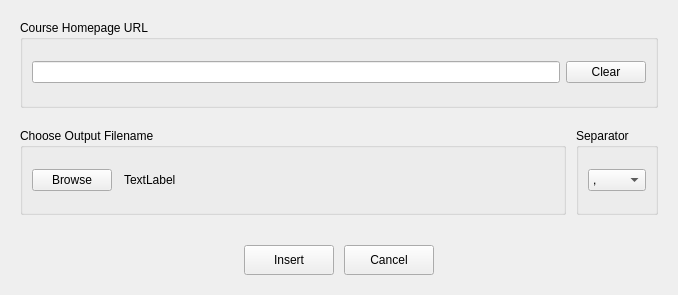
<?xml version="1.0" encoding="UTF-8"?>
<ui version="4.0">
 <class>MainWindow</class>
 <widget class="QMainWindow" name="MainWindow">
  <property name="geometry">
   <rect>
    <x>0</x>
    <y>0</y>
    <width>678</width>
    <height>295</height>
   </rect>
  </property>
  <property name="sizePolicy">
   <sizepolicy hsizetype="Fixed" vsizetype="Fixed">
    <horstretch>0</horstretch>
    <verstretch>0</verstretch>
   </sizepolicy>
  </property>
  <property name="windowTitle">
   <string>Memrise Scraper</string>
  </property>
  <widget class="QWidget" name="centralwidget">
   <layout class="QVBoxLayout" name="verticalLayout_2">
    <property name="spacing">
     <number>10</number>
    </property>
    <property name="leftMargin">
     <number>20</number>
    </property>
    <property name="topMargin">
     <number>20</number>
    </property>
    <property name="rightMargin">
     <number>20</number>
    </property>
    <property name="bottomMargin">
     <number>20</number>
    </property>
    <item>
     <widget class="QGroupBox" name="groupBox_3">
      <property name="title">
       <string>Course Homepage URL</string>
      </property>
      <layout class="QVBoxLayout" name="verticalLayout_3">
       <item>
        <layout class="QHBoxLayout" name="horizontalLayout_3">
         <item>
          <widget class="QLineEdit" name="url_entry"/>
         </item>
         <item>
          <widget class="QPushButton" name="clear_button">
           <property name="sizePolicy">
            <sizepolicy hsizetype="Fixed" vsizetype="Fixed">
             <horstretch>0</horstretch>
             <verstretch>0</verstretch>
            </sizepolicy>
           </property>
           <property name="text">
            <string>Clear</string>
           </property>
          </widget>
         </item>
        </layout>
       </item>
      </layout>
     </widget>
    </item>
    <item>
     <spacer name="verticalSpacer">
      <property name="orientation">
       <enum>Qt::Vertical</enum>
      </property>
      <property name="sizeType">
       <enum>QSizePolicy::Preferred</enum>
      </property>
      <property name="sizeHint" stdset="0">
       <size>
        <width>0</width>
        <height>10</height>
       </size>
      </property>
     </spacer>
    </item>
    <item>
     <layout class="QHBoxLayout" name="horizontalLayout">
      <item>
       <widget class="QGroupBox" name="groupBox">
        <property name="title">
         <string>Choose Output Filename</string>
        </property>
        <layout class="QHBoxLayout" name="horizontalLayout_5">
         <item>
          <layout class="QHBoxLayout" name="horizontalLayout_2">
           <property name="spacing">
            <number>12</number>
           </property>
           <item>
            <widget class="QPushButton" name="browse_button">
             <property name="sizePolicy">
              <sizepolicy hsizetype="Fixed" vsizetype="Fixed">
               <horstretch>0</horstretch>
               <verstretch>0</verstretch>
              </sizepolicy>
             </property>
             <property name="text">
              <string>Browse</string>
             </property>
            </widget>
           </item>
           <item>
            <widget class="QLabel" name="output_filename_label">
             <property name="sizePolicy">
              <sizepolicy hsizetype="Expanding" vsizetype="Preferred">
               <horstretch>0</horstretch>
               <verstretch>0</verstretch>
              </sizepolicy>
             </property>
             <property name="minimumSize">
              <size>
               <width>40</width>
               <height>0</height>
              </size>
             </property>
             <property name="text">
              <string>TextLabel</string>
             </property>
            </widget>
           </item>
          </layout>
         </item>
        </layout>
       </widget>
      </item>
      <item>
       <widget class="QGroupBox" name="groupBox_2">
        <property name="title">
         <string>Separator</string>
        </property>
        <layout class="QVBoxLayout" name="verticalLayout">
         <item>
          <widget class="QComboBox" name="separator_box">
           <item>
            <property name="text">
             <string>,</string>
            </property>
           </item>
           <item>
            <property name="text">
             <string>|</string>
            </property>
           </item>
          </widget>
         </item>
        </layout>
       </widget>
      </item>
     </layout>
    </item>
    <item>
     <spacer name="verticalSpacer_2">
      <property name="orientation">
       <enum>Qt::Vertical</enum>
      </property>
      <property name="sizeType">
       <enum>QSizePolicy::Preferred</enum>
      </property>
      <property name="sizeHint" stdset="0">
       <size>
        <width>20</width>
        <height>10</height>
       </size>
      </property>
     </spacer>
    </item>
    <item>
     <layout class="QHBoxLayout" name="horizontalLayout_4">
      <property name="topMargin">
       <number>10</number>
      </property>
      <item>
       <spacer name="horizontalSpacer_2">
        <property name="orientation">
         <enum>Qt::Horizontal</enum>
        </property>
        <property name="sizeHint" stdset="0">
         <size>
          <width>40</width>
          <height>20</height>
         </size>
        </property>
       </spacer>
      </item>
      <item>
       <widget class="QPushButton" name="insert_button">
        <property name="sizePolicy">
         <sizepolicy hsizetype="Fixed" vsizetype="Fixed">
          <horstretch>0</horstretch>
          <verstretch>0</verstretch>
         </sizepolicy>
        </property>
        <property name="minimumSize">
         <size>
          <width>90</width>
          <height>30</height>
         </size>
        </property>
        <property name="text">
         <string>Insert</string>
        </property>
       </widget>
      </item>
      <item>
       <widget class="QPushButton" name="cancel_button">
        <property name="minimumSize">
         <size>
          <width>90</width>
          <height>30</height>
         </size>
        </property>
        <property name="text">
         <string>Cancel</string>
        </property>
       </widget>
      </item>
      <item>
       <spacer name="horizontalSpacer">
        <property name="orientation">
         <enum>Qt::Horizontal</enum>
        </property>
        <property name="sizeHint" stdset="0">
         <size>
          <width>40</width>
          <height>20</height>
         </size>
        </property>
       </spacer>
      </item>
     </layout>
    </item>
   </layout>
  </widget>
 </widget>
 <resources/>
 <connections/>
</ui>
